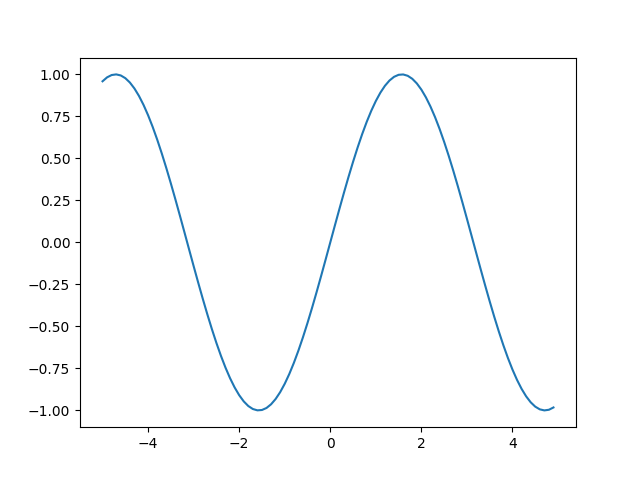

Recreate this plot in Python.
import matplotlib.pyplot as plot
from numpy import arange
import math

def f(x):
    return math.sin(x)

def draw():
    xs = arange(-5, 5, 0.1)
    ys = []
    for x in xs:
        ys.append(f(x))
    plot.plot(xs, ys)
    plot.show()

if __name__ == "__main__":
    draw()
